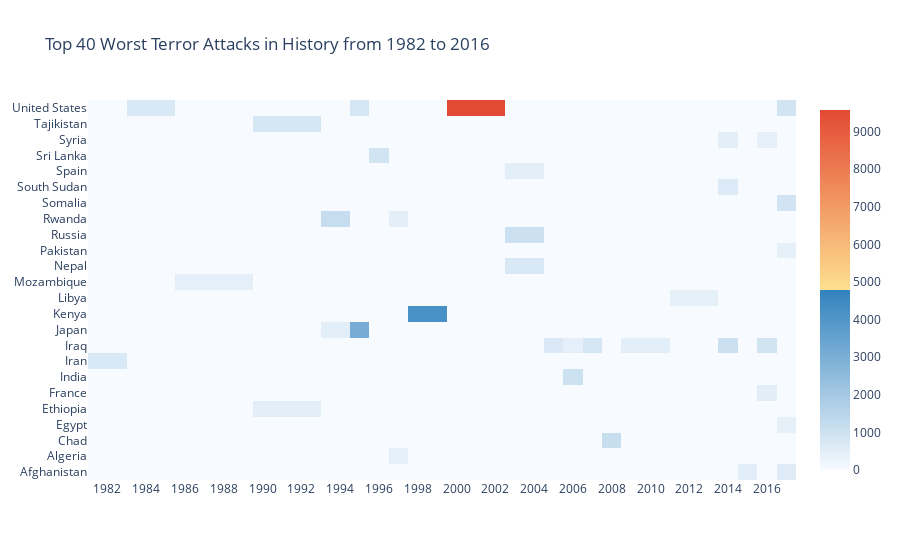

Here is the notebook cell this chart was saved with:
### Code cell
import plotly.offline as py
py.init_notebook_mode(connected=True)
import plotly.graph_objs as go
colorscale = [[0, '#f7fbff'],[.5, '#3182bd'],[.5, '#fee090'],[1, '#e34a33']]  
heatmap = go.Heatmap(
    z=heat.values,            
    x=heat.columns,         
    y=heat.index,          
    colorscale=colorscale    
)
data = [heatmap]
layout = go.Layout(
    title='Top 40 Worst Terror Attacks in History from 1982 to 2016',
    xaxis=dict(ticks='', nticks=20),
    yaxis=dict(ticks='')
)
fig = go.Figure(data=data, layout=layout)
py.iplot(fig, filename='heatmap', show_link=False)

### Figure 1 — Plotly figure (JSON) as saved in the notebook; plotly's stock layout.template omitted (floating-point values rounded to 4 significant figures; data arrays with more than 128 entries replaced by an {"elided": "..."} marker saying what was removed)
{"data": [{"colorscale": [[0, "#f7fbff"], [0.5, "#3182bd"], [0.5, "#fee090"], [1, "#e34a33"]], "type": "heatmap", "x": [1982, 1984, 1987, 1992, 1994, 1995, 1996, 1997, 1998, 2001, 2004, 2005, 2006, 2007, 2008, 2009, 2013, 2014, 2015, 2016, 2017], "y": ["Afghanistan", "Algeria", "Chad", "Egypt", "Ethiopia", "France", "India", "Iran", "Iraq", "Japan", "Kenya", "Libya", "Mozambique", "Nepal", "Pakistan", "Russia", "Rwanda", "Somalia", "South Sudan", "Spain", "Sri Lanka", "Syria", "Tajikistan", "United States"], "z": {"elided": "24x21 float values"}}], "layout": {"title": {"text": "Top 40 Worst Terror Attacks in History from 1982 to 2016"}, "xaxis": {"nticks": 20, "ticks": ""}, "yaxis": {"ticks": ""}}}
